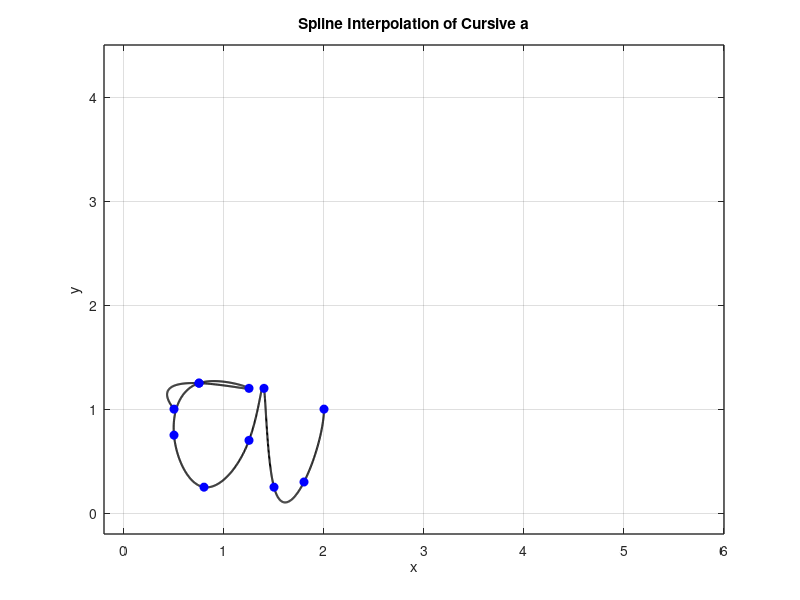

Reproduce this figure in MATLAB.
% Define data points for x and y coordinates
x=[0.5 0.75 1.25 0.75 0.5 0.8 1.25 1.4 1.5 1.8 2];
y=[1 1.25 1.2 1.25 0.75 0.25 0.7 1.2 0.25 0.3 1];

n=length(x);
t= 0:n-1; % Parametric coordinate t
tt= 0:0.01:n-1; % More dense coordinate tt fit spline interpolation

% Compute spline interpolation
xx= spline(t,x,tt);
yy= spline(t,y,tt);

% Plot settings
figure(1)
plot(xx,yy,'k','Linewidth',1.5) % plot spline
hold on 
plot (x,y,'bo','MarkerFaceColor','b') % plot data points
axis([-0.2 6 -0.2 4.5])
grid on
title('Spline Interpolation of Cursive a')
xlabel('x')
ylabel('y')
set(gca,'FontSize',10,'LineWidth',1)
grid on